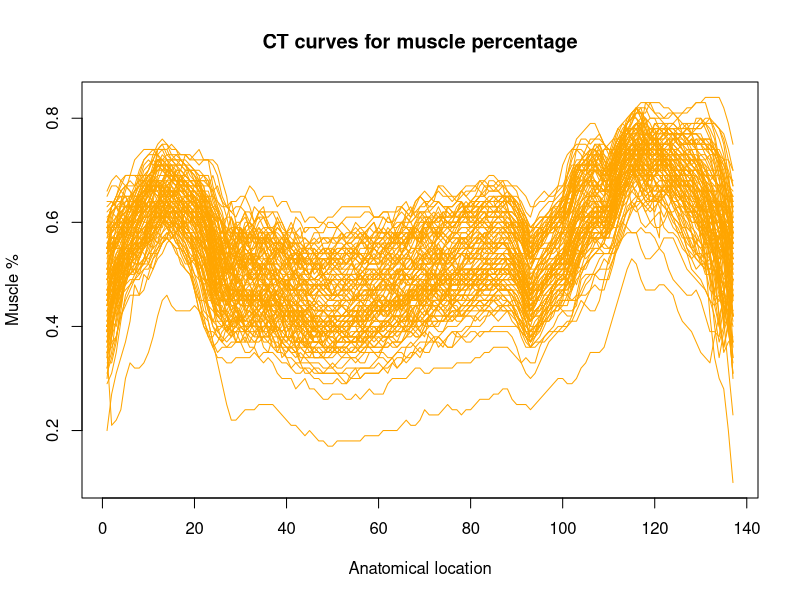
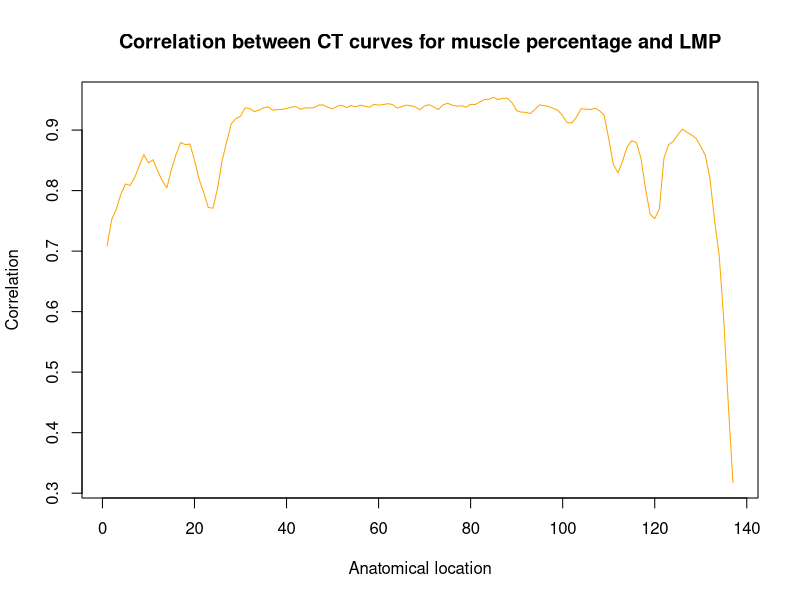
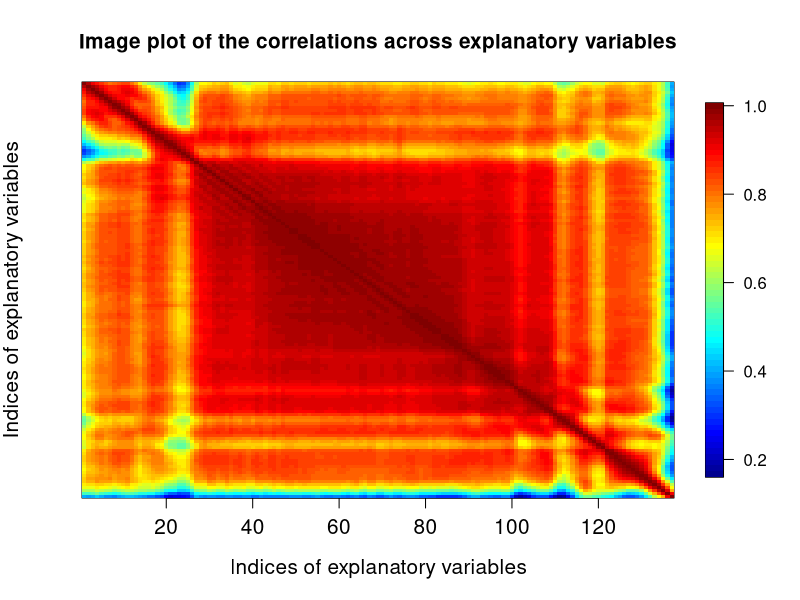
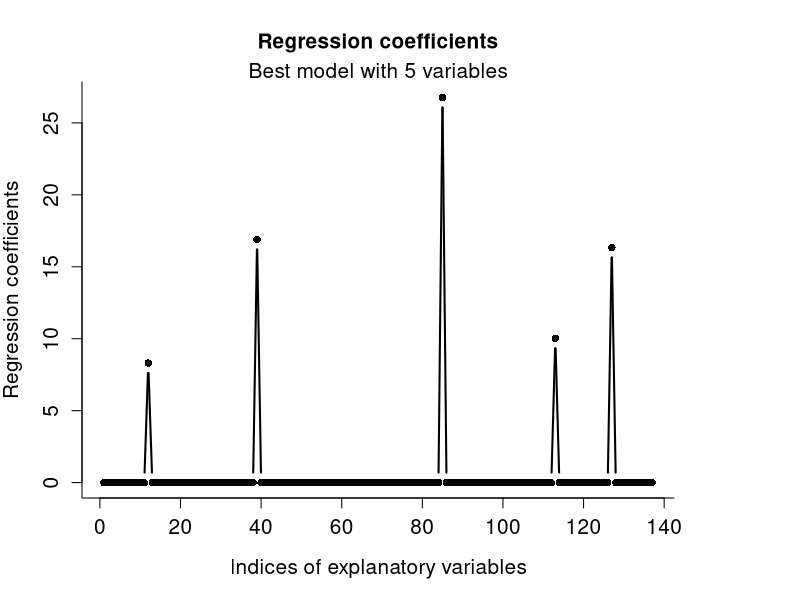
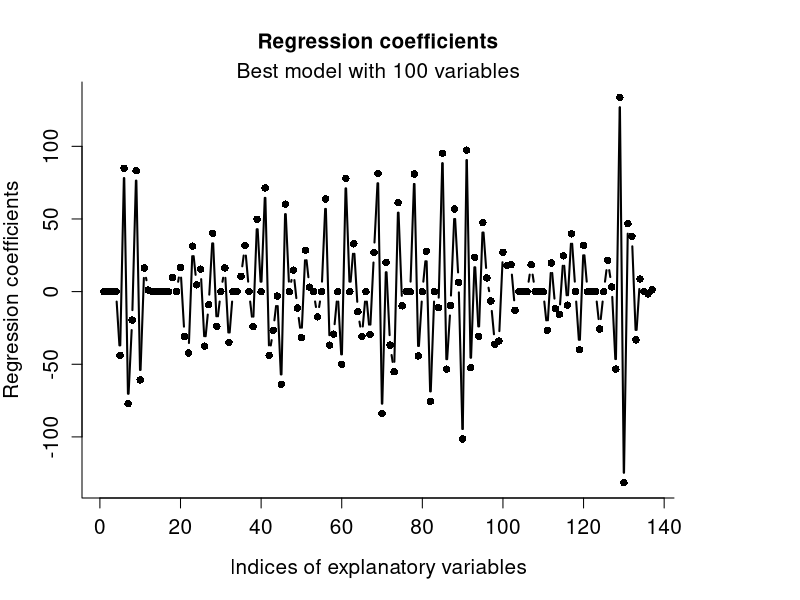
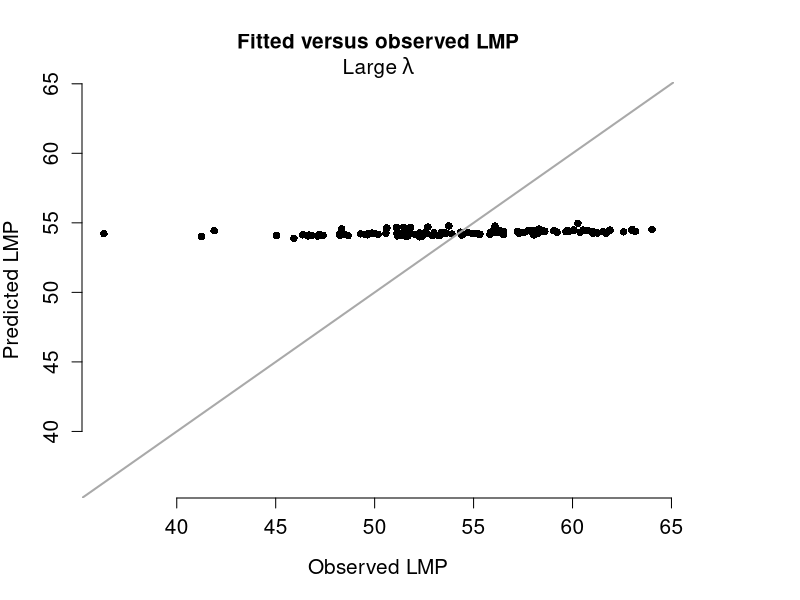
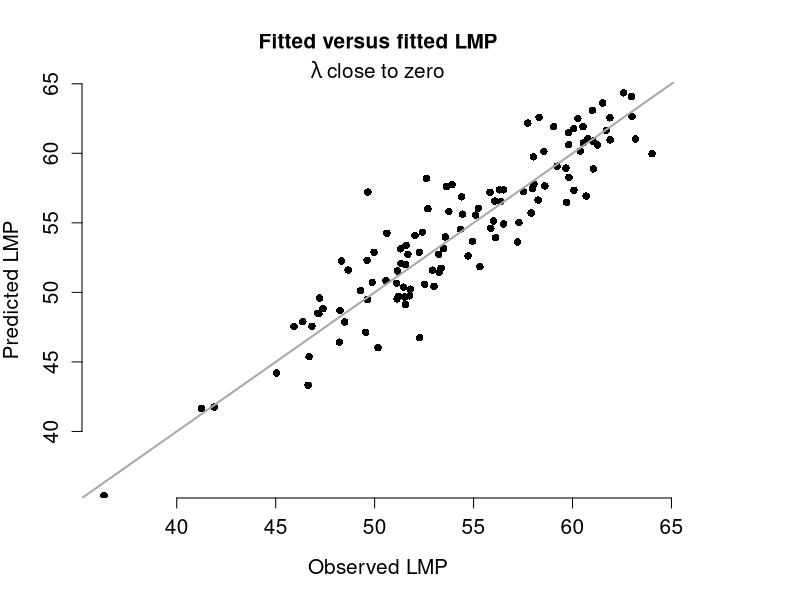
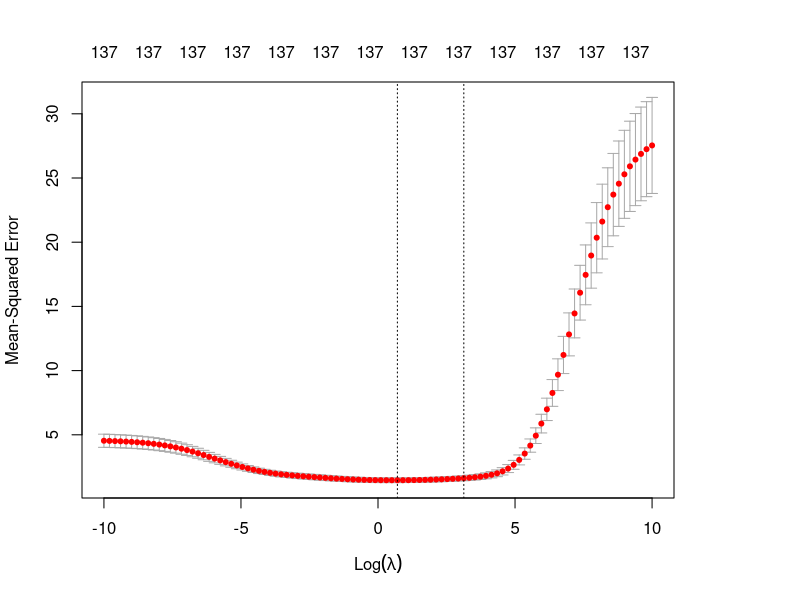

Reproduce these figures in R, in order. (Note: this script raises an error after producing the figures.)


# Set working directory

setwd("~/M2/Apprentissage_statistique")
### Required packages

install.packages("glmnet") # Installation is only needed if the package is missing
install.packages("leaps")
install.packages("fields")
install.packages("pls")

require(leaps)             # For variable selection
require(glmnet)            # For penalized regression procedures
require(fields)            # For image.plot
require(pls)               # For cvsegments, plsr, ...

# Import 'scanner' dataset

pig = read.table("scanner.txt")
dim(pig)       # Numbers of rows and columns in dta
str(pig)       # Overview of the data table

# Data description

## Display curves

matplot(1:137,t(pig[,1:137]),type="l",lty=1,col="orange",
        main="CT curves for muscle percentage",xlab="Anatomical location",
        ylab="Muscle %")

## Display correlation curve

corxy = cor(pig[,1:137],pig[,138])
plot(1:137,corxy,type="l",col="orange",
     main="Correlation between CT curves for muscle percentage and LMP",
     xlab="Anatomical location",
     ylab="Correlation")

## Correlation matrix across explanatory variables
xcor = cor(pig[,-138])

### Image plot of the correlations across explanatory variables
image.plot(1:137,1:137,xcor[,137:1],xlab="Indices of explanatory variables",
           ylab="Indices of explanatory variables",
           main="Image plot of the correlations across explanatory variables",
           yaxt="n",cex.lab=1.25,cex.axis=1.25,cex.main=1.25)

# Unstability of least-squares fit on highly correlated variables

## Rank the models according to their RSS (using package leaps)
select = summary(regsubsets(LMP~.,data=pig,nvmax=115,method="forward"))
head(select$which)

## Coefficient plot for the best model with 5 variables

beta = rep(0,137)       # Initialize an empty vector of regression coefficients
mod = glm(LMP~.,data=pig[,c(select$which[5,-1],TRUE),drop=FALSE])
beta[select$which[5,-1]] = coef(mod)[-1]

plot(1:137,beta,bty="l",type="b",pch=16,lwd=2,xlab="Indices of explanatory variables",
     ylab="Regression coefficients",main="Regression coefficients",cex.lab=1.25,
     cex.axis=1.25,cex.main=1.25)
mtext("Best model with 5 variables",cex=1.25)

## Coefficient plot for the best model with 100 variables

beta = rep(0,137)      # Initialize an empty vector of regression coefficients
mod = glm(LMP~.,data=pig[,c(select$which[100,-1],TRUE),drop=FALSE])

beta[select$which[100,-1]] = coef(mod)[-1]

plot(1:137,beta,bty="l",type="b",pch=16,lwd=2,xlab="Indices of explanatory variables",
     ylab="Regression coefficients",main="Regression coefficients",cex.lab=1.25,
     cex.axis=1.25,cex.main=1.25)
mtext("Best model with 100 variables",cex=1.25)

# Ridge estimation of a regression model

## Matrix of explanatory variables
x = as.matrix(pig[,-138])

## Vector of response values
y = pig[,138]

## Decreasing sequence of log-lambda values
loglambda = seq(10,-10,length=100) 

## Fit ridge regression for a sequence of lambda
mod = glmnet(x,y,alpha=0,lambda=exp(loglambda)) 

## Initialize an empty matrix of predicted values
cvpred = matrix(0,nrow=nrow(pig),ncol=100) 

## Create 10 random segments of the dataset
segments = cvsegments(nrow(pig),10) 

for (k in 1:10) {
  mod = glmnet(x[-segments[[k]],],y[-segments[[k]]],alpha=0,lambda=exp(loglambda))
  cvpred[segments[[k]],] = predict(mod,newx=x[segments[[k]],]) 
}

## Predicted versus observed LMP with large lambda
plot(pig$LMP,cvpred[,1],pch=16,bty="n",xlab="Observed LMP",
     ylab="Predicted LMP",main="Fitted versus observed LMP",
     cex.lab=1.25,cex.axis=1.25,cex.main=1.25,ylim=range(pig$LMP))
mtext(expression(Large~lambda),cex=1.25)
abline(0,1,lwd=2,col="darkgray")

## Predicted versus observed LMP with small lambda
plot(pig$LMP,cvpred[,100],pch=16,bty="n",xlab="Observed LMP",
     ylab="Predicted LMP",main="Fitted versus fitted LMP",
     cex.lab=1.25,cex.axis=1.25,cex.main=1.25,ylim=range(pig$LMP))
mtext(expression(lambda~close~to~zero),cex=1.25)
abline(0,1,lwd=2,col="darkgray")
#quelle est la variable en ordonnée ?

## Searching for the best penalty parameter
cvmod = cv.glmnet(x,y,alpha=0,lambda=exp(loglambda))

## MSEP profile in ridge regression
plot(cvmod)

## Take the predictions using the optimal lambda value
pred = cvpred[,which.min(cvmod$cvm)]

## Fitted versus observed LMP
plot(pig$LMP,pred,pch=16,bty="n",xlab="Observed LMP",
     ylab="Predicted LMP",main="Fitted versus fitted LMP",
     cex.lab=1.25,cex.axis=1.25,cex.main=1.25,ylim=range(pig$LMP))
mtext(expression(Optimal~lambda),cex=1.25)
abline(0,1,lwd=2,col="darkgray")

## MSEP for the Ridge estimator

### Initialize an empty matrix of predicted values
cvpred = matrix(0,nrow=nrow(pig),ncol=100) 

### Create 10 random segments of the dataset
segments = cvsegments(nrow(pig),10) 

for (k in 1:10) {
  trainx = x[-segments[[k]],]
  trainy = y[-segments[[k]]]
  testx = x[segments[[k]],]
  cvmod = cv.glmnet(trainx,trainy,alpha=0,lambda=exp(loglambda))
  mod = glmnet(trainx,trainy,alpha=0,lambda=exp(loglambda))
  cvpred[segments[[k]],] = predict(mod,newx=testx)[,which.min(cvmod$cvm)] 
  print(paste("Segment ",k,sep=""))
}

MSEP = mean((pig$LMP-cvpred)^2)

## Searching for the best penalty parameter
cvmod = cv.glmnet(x,y,alpha=0,lambda=exp(loglambda))

## MSEP profile in ridge regression
plot(cvmod,ylim=c(1,5))
abline(h=MSEP,col="orange",lwd=2)

# pq ridge ne fait pas de selection ?

# LASSO estimation of a regression model

## Univariate model

x = pig$X92
y = pig$LMP

n = nrow(pig) ; n
sxy = cov(x,y) ; sxy
s2x = var(x) 

vlambda = seq(0,150,length=1000)
beta = (sxy-vlambda/(2*n))/s2x 
beta[sxy<=vlambda/(2*n)] = 0

# Estimated regression coefficient along with lambda
plot(vlambda,beta,type="l",lwd=2,bty="n",xlab=expression(lambda),
     ylab=expression(hat(beta)),main="Estimated regression coefficient using LASSO",
     cex.lab=1.25,cex.axis=1.25,cex.main=1.25,col="darkgray")

## Multivariate model

### Matrix of explanatory variables
x = as.matrix(pig[,-138])

### Vector of response values
y = pig[,138]

### Decreasing sequence of log-lambda values
loglambda = seq(10,-10,length=100) 

### Fit LASSO regression for a sequence of lambda
mod = glmnet(x,y,alpha=1,lambda=exp(loglambda)) 

### Initialize an empty matrix of predicted values
cvpred = matrix(0,nrow=nrow(pig),ncol=100) 

### Create 10 random segments of the dataset
segments = cvsegments(nrow(pig),10) 

for (k in 1:10) {
  mod = glmnet(x[-segments[[k]],],y[-segments[[k]]],alpha=1,lambda=exp(loglambda))
  cvpred[segments[[k]],] = predict(mod,newx=x[segments[[k]],]) 
}

cvmod = cv.glmnet(x,y,alpha=1,lambda=exp(loglambda))
### MSEP profile in ridge regression
plot(cvmod)

### Take the predictions using the optimal lambda value
pred = cvpred[,which.min(cvmod$cvm)]

### Fitted versus observed LMP
plot(pig$LMP,pred,pch=16,bty="n",xlab="Observed LMP",
     ylab="Predicted LMP",main="Fitted versus fitted LMP",
     cex.lab=1.25,cex.axis=1.25,cex.main=1.25,ylim=range(pig$LMP))
mtext(expression(Optimal~lambda),cex=1.25)
abline(0,1,lwd=2,col="darkgray")

### Sparsity of the estimated regression model
mod = glmnet(x,y,alpha=1,lambda=exp(loglambda))
plot(1:137,mod$beta[,which.min(cvmod$cvm)],pch=16,bty="n",xlab="Indices of explanatory variables",
     ylab=expression(hat(beta)),main="Estimated regression coefficients using LASSO",
     cex.lab=1.25,cex.axis=1.25,cex.main=1.25)
mtext(expression(Optimal~lambda),cex=1.25)

### MSEP for the Lasso estimator

#### Initialize an empty matrix of predicted values
cvpred = matrix(0,nrow=nrow(pig),ncol=100) 

#### Create 10 random segments of the dataset
segments = cvsegments(nrow(pig),10) 

for (k in 1:10) {
  trainx = x[-segments[[k]],]
  trainy = y[-segments[[k]]]
  testx = x[segments[[k]],]
  cvmod = cv.glmnet(trainx,trainy,alpha=1,lambda=exp(loglambda))
  mod = glmnet(trainx,trainy,alpha=1,lambda=exp(loglambda))
  cvpred[segments[[k]],] = predict(mod,newx=testx)[,which.min(cvmod$cvm)] 
  print(paste("Segment ",k,sep=""))
}

MSEP = mean((pig$LMP-cvpred)^2)

## Searching for the best penalty parameter
cvmod = cv.glmnet(x,y,alpha=1,lambda=exp(loglambda))

## MSEP profile in lasso regression
plot(cvmod,ylim=c(1,5))
abline(h=MSEP,col="orange",lwd=2)

# Lasso estimation of a multinomial logistic regression model

## Import data

coffee_nirs = read.table("coffee_nirs.txt")
coffee_nirs$Localisation = factor(coffee_nirs$Localisation)
dim(coffee_nirs)
str(coffee_nirs[,1:15])

## Standard Normal Variate transformation of NIRS

x = coffee_nirs[,-(1:6)]    # NIRS data
snv_x = t(scale(t(x)))      # SNV-transformed NIRS 

## Displays the NIRS

wn = seq(402,2500,2)           # Wavenumbers
matplot(wn,t(snv_x),type="l",lwd=2,col="orange",lty=1,
        bty="l",xlab=expression(Wave~numbers~(nm^-1)),
        ylab="SNV-transformed NIRS",main="NIRS data of coffee samples",
        cex.main=1.25,cex.lab=1.25,cex.axis=1.25)

## LASSO estimation of the regression model

y = coffee_nirs$Localisation

### Choice of the best penalty parameter

loglambda = seq(-10,-1,length=100)

coffee_nirs.cvlasso = cv.glmnet(snv_x,y,family="multinomial",type.measure="deviance",
                                lambda=exp(loglambda))

### CV'd residual deviance for each penalty parameter

plot(coffee_nirs.cvlasso)

### Assessment of the model obtained with optimal lambda

coffee_nirs.lasso = glmnet(snv_x,y,family="multinomial",lambda=exp(loglambda))

proba = predict(coffee_nirs.lasso,newx=snv_x,
                type="response")[,,which.min(coffee_nirs.cvlasso$cvm)]
head(proba)   # For each coffee, estimated class probabilities

predictions = predict(coffee_nirs.lasso,newx=snv_x,
                      type="class")[,which.min(coffee_nirs.cvlasso$cvm)]
head(predictions)   # For each coffee, predicted class using Bayes rule

confusion = table(coffee_nirs$Localisation,predictions)

acc = mean(coffee_nirs$Localisation==predictions)
acc

### Accuracy of the Lasso regression model

dta = data.frame(snv_x,"Localisation"=y)
dim(dta)

segs = fold(dta,k=10,cat_col="Localisation")$".folds"
# 10-fold balanced partition of the sample

cvpredictions = rep("0",nrow=nrow(dta))
# Empty matrix to store the CV'd probabilities,
# for each coffee, of being located in Loc. 6

for (k in 1:10) {
  train = dta[segs!=k,]
  test = dta[segs==k,]
  dta.cvlasso = cv.glmnet(as.matrix(train[,-1051]),train[,1051],family="multinomial",
                          type.measure="deviance",lambda=exp(loglambda))
  dta.lasso = glmnet(as.matrix(train[,-1051]),train[,1051],family="multinomial",
                     lambda=exp(loglambda))
  cvpredictions[segs==k] = predict(dta.lasso,newx=as.matrix(test[,-1051]),
                                   type="class")[,which.min(dta.cvlasso$cvm)]
  print(paste("Segment ",k," over 10",sep=""))
}

cv.acc = mean(coffee_nirs$Localisation==cvpredictions)
cv.acc # 0.95
